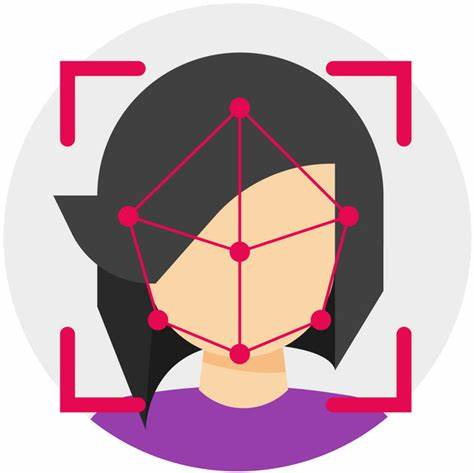
#> input picture Components/Face-recognition.jpeg, 474 x 473 px, given in place of the camera
$ python add_faces.py
#> lines starting #> are read from the running program, lines starting #| are printed output that depends on the picture
import cv2
import pickle
import numpy as np
import os
from pathlib import Path

def create_data_directory():
    """Create data directory if it doesn't exist"""
    Path("data").mkdir(exist_ok=True)
    Path("Attendance").mkdir(exist_ok=True)

def initialize_camera():
    """Initialize camera and face detection"""
    video = cv2.VideoCapture(0)
    if not video.isOpened():
        raise Exception("Could not open video capture device")

    cascade_path = 'data/haarcascade_frontalface_default.xml'
    if not os.path.exists(cascade_path):
        raise FileNotFoundError(f"Cascade file not found at {cascade_path}")

    return video, cv2.CascadeClassifier(cascade_path)

def capture_faces(video, facedetect, name, required_samples=100):
    """Capture and process facial data"""
    faces_data = []
    i = 0

    while True:
        ret, frame = video.read()
        if not ret:
            break

        gray = cv2.cvtColor(frame, cv2.COLOR_BGR2GRAY)
        faces = facedetect.detectMultiScale(gray, 1.3, 5)

        for (x, y, w, h) in faces:
            crop_img = frame[y:y+h, x:x+w, :]
            resized_img = cv2.resize(crop_img, (50, 50))

            if len(faces_data) < required_samples and i % 10 == 0:
                faces_data.append(resized_img)
            i += 1

            # Draw face detection visualization
            cv2.putText(frame, f"Captures: {len(faces_data)}/{required_samples}", (30, 30),
                       cv2.FONT_HERSHEY_COMPLEX, 1, (0, 255, 0), 2)
            cv2.rectangle(frame, (x, y), (x+w, y+h), (0, 255, 0), 2)

        cv2.imshow("Face Registration", frame)

        if cv2.waitKey(1) == ord('q') or len(faces_data) >= required_samples:
            break

    return np.array(faces_data)

def save_data(faces_data, name):
    """Save captured face data and names"""
    if len(faces_data) == 0:
        raise ValueError("No faces were captured")

    # Ensure we have exactly the required number of samples
    required_samples = 100
    if len(faces_data) < required_samples:
        raise ValueError(f"Not enough face samples. Got {len(faces_data)}, need {required_samples}")

    faces_data = faces_data[:required_samples]  # Ensure exact number of samples
    faces_data = faces_data.reshape(required_samples, -1)  # Flatten the images

    # Save or update names
    names_path = 'data/names.pkl'
    if os.path.exists(names_path):
        with open(names_path, 'rb') as f:
            names = pickle.load(f)
        names = list(names)  # Convert to list if it's not already
        names.extend([name] * required_samples)
    else:
        names = [name] * required_samples

    with open(names_path, 'wb') as f:
        pickle.dump(names, f)

    # Save or update face data
    faces_path = 'data/faces_data.pkl'
    if os.path.exists(faces_path):
        with open(faces_path, 'rb') as f:
            existing_faces = pickle.load(f)
        faces_data = np.vstack((existing_faces, faces_data))

    with open(faces_path, 'wb') as f:
        pickle.dump(faces_data, f)

def main():
    try:
        create_data_directory()
        video, facedetect = initialize_camera()

        # Get user name
        while True:
            name = input("Enter Your Name: ").strip()
            if name:
                break
            print("Name cannot be empty. Please try again.")
#> this loop made 1 pass; the answer given on pass 1: ../Components/Face-recognition.jpeg

        print("\nStarting face capture...")
        print("Position your face in front of the camera")
        print("Press 'q' to quit if needed\n")

        # Capture faces
        faces_data = capture_faces(video, facedetect, name)
#> in capture_faces, frame is the input picture: shape (473, 474, 3); mean B, G, R 176.6, 169.9, 194.1
#> in capture_faces, `gray = cv2.cvtColor(frame, cv2.COLOR_BGR2GRAY)`:
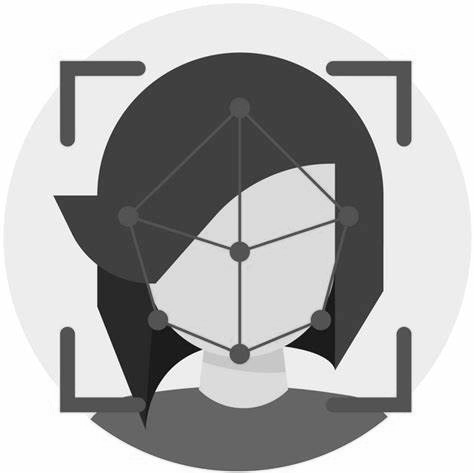
#> gray: shape (473, 474); min 0, max 255, mean 177.9
#> in capture_faces, `faces = facedetect.detectMultiScale(gray, 1.3, 5)`: faces = ()
#> after the loop in capture_faces, `for (x, y, w, h) in faces:`: faces_data = []; i = 0
#> (key q is pressed here)
#> faces_data = empty array

        if len(faces_data) < 100:
            print(f"\nNot enough face data captured ({len(faces_data)}/100).")
#| Not enough face data captured (0/100).
            print("Please try again with better lighting and face positioning.")
            return

        # Save the data
        save_data(faces_data, name)
        print(f"\nSuccessfully registered {name}")

    except Exception as e:
        print(f"Error: {str(e)}")
    finally:
        video.release()
        cv2.destroyAllWindows()

    # Print data status
    try:
        with open('data/names.pkl', 'rb') as f:
            names = pickle.load(f)
        with open('data/faces_data.pkl', 'rb') as f:
            faces = pickle.load(f)
        print(f"\nTotal registered faces: {len(faces)//100}")
        print(f"Unique names: {len(set(names))}")
    except Exception as e:
        print("\nCould not read registration status")

if __name__ == "__main__":
    main()
